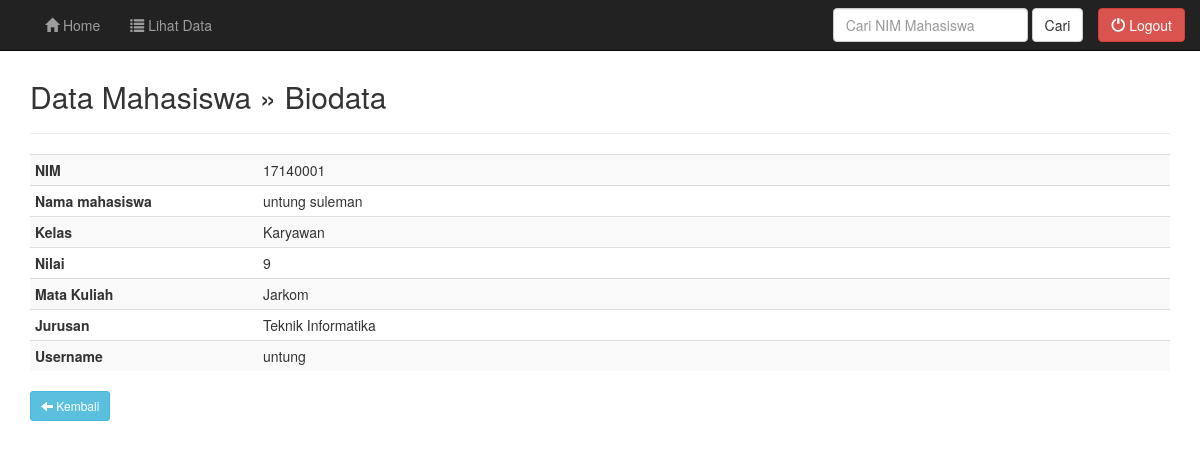
Page /user/profile_mahasiswa.php?nim=17140001 (signed in) on the committed database.
### tables this page shows
CREATE TABLE `tbl_mahasiswa` (
  `ID` bigint(20) UNSIGNED NOT NULL,
  `username` varchar(20) NOT NULL,
  `password` varchar(32) NOT NULL,
  `level` varchar(30) NOT NULL,
  `nim` varchar(20) NOT NULL,
  `nama` varchar(50) NOT NULL,
  `kelas` varchar(20) NOT NULL,
  `nilai` int(13) NOT NULL,
  `email` varchar(30) NOT NULL,
  `mata_kuliah` varchar(50) NOT NULL,
  `jurusan` varchar(50) NOT NULL
);

### user/profile_mahasiswa.php (the view, shortened to what this page needs)
<?php
include("header.php");
include("../koneksi.php");
?>
	<div class="container">
		<div class="content">
			<h2>Data Mahasiswa &raquo; Biodata</h2>
			<hr />
			<?php
			$nim = $_GET['nim'];
			$sql = mysqli_query($koneksi, "SELECT * FROM tbl_mahasiswa WHERE nim='$nim'");
			if(mysqli_num_rows($sql) == 0){
				header("Location: index.php");
			}else{
				$row = mysqli_fetch_assoc($sql);
			}
			?>
			<table class="table table-striped table-condensed">
				<tr>
					<th width="20%">NIM</th>
					<td><?php echo $row['nim']; ?></td>
				</tr>
				<tr>
					<th>Nama mahasiswa</th>
					<td><?php echo $row['nama']; ?></td>
				</tr>
				<tr>
					<th>Kelas</th>
					<td><?php echo $row['kelas']; ?></td>
				</tr>
				<tr>
					<th>Nilai</th>
					<td><?php echo $row['nilai']; ?></td>
				</tr>
					<th>Mata Kuliah</th>
					<td><?php echo $row['mata_kuliah']; ?></td>
				<tr>
					<th>Jurusan</th>
					<td><?php echo $row['jurusan']; ?></td>
				</tr>
				<tr>
					<th>Username</th>
					<td><?php echo $row['username']; ?></td>
				</tr>
			</table>
			<a href="data.php" class="btn btn-sm btn-info"><span class="glyphicon glyphicon-arrow-left" aria-hidden="true"></span> Kembali</a>
		</div>
	</div>
<?php
include("footer.php");
?>

### style.css (style rules this page uses)
.content { margin-top: 80px; }

### rows in the picture
tbl_mahasiswa: nim "17140001", nama "untung suleman", kelas "Karyawan", nilai "9", mata_kuliah "Jarkom", jurusan "Teknik Informatika", username "untung"
